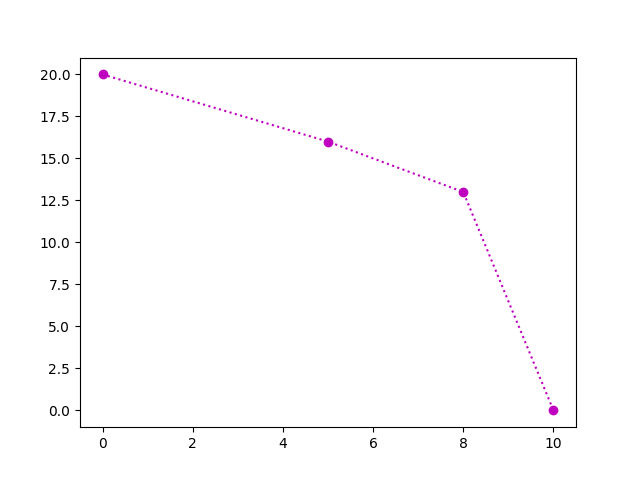

Write the Python code that produced this figure.
import matplotlib.pyplot as mp
import numpy as np
mp.plot(np.array([0,5,8,10]),np.array([20,16,13,0]),'o:m')
mp.show()
